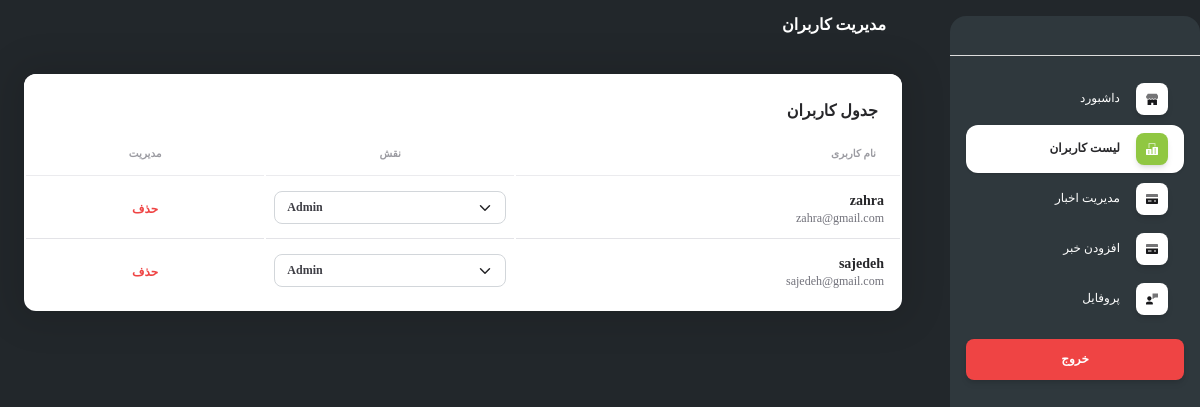
The page /pages/admin/users.php (signed in) on the database its author committed.
### tables this page shows
CREATE TABLE `users` (
  `id` int(11) NOT NULL,
  `username` varchar(50) NOT NULL,
  `password` varchar(255) NOT NULL,
  `email` varchar(100) NOT NULL,
  `is_online` tinyint(1) DEFAULT 0,
  `role` enum('admin','author','user') NOT NULL DEFAULT 'user'
);

### config/db.php (called while the page is built, shortened)
<?php
require_once 'config.php';
function db_query($query, $params = []) {
    global $conn;
    $stmt = $conn->prepare($query);
    if (!$stmt->execute()) {
        error_log("خطا در اجرای کوئری: " . $stmt->error);
        return null;
    }
    $result = $stmt->get_result();
    return $result && $result->num_rows > 0 ? $result->fetch_all(MYSQLI_ASSOC) : null;
}
?>

### pages/admin/users.php (the view, shortened to what this page needs)
<?php
require_once __DIR__ . '/../../config/config.php';
require_once __DIR__ . '/../../config/db.php';
$users = db_query("SELECT id, username, email, is_online, role FROM users");
?>
<!DOCTYPE html>
<html lang="fa" dir="rtl">
<head>
  <link href="https://demos.creative-tim.com/soft-ui-dashboard/assets/css/nucleo-icons.css" rel="stylesheet" />
  <link href="https://demos.creative-tim.com/soft-ui-dashboard/assets/css/nucleo-svg.css" rel="stylesheet" />
  <link id="pagestyle" href="../../assets/css/soft-ui-dashboard.css?v=1.1.0" rel="stylesheet" />
</head>
<body class="g-sidenav-show " style="background-color: #22272b;">
  <?php include 'sidebar.php'; ?>
  <main class="main-content position-relative max-height-vh-100 h-100 border-radius-lg ">
    <nav class="navbar navbar-main navbar-expand-lg px-0 mx-4 shadow-none border-radius-xl" id="navbarBlur" navbar-scroll="true">
      <div class="container-fluid py-1 px-3">
        <nav aria-label="breadcrumb">
          <h6 class="font-weight-bolder text-white mb-0">مدیریت کاربران</h6>
        </nav>
      </div>
    </nav>
    <div class="container-fluid py-4">
      <div class="row">
        <div class="col-12">
          <div class="card mb-4">
            <div class="card-header pb-0">
              <h6>جدول کاربران</h6>
            </div>
            <div class="card-body px-0 pt-0 pb-2">
              <div class="table-responsive p-0">
                <table class="table align-items-center mb-0">
                  <thead>
                    <tr>
                      <th class="text-uppercase text-secondary text-xxs font-weight-bolder opacity-7">نام کاربری</th>
                      <th class="text-center text-uppercase text-secondary text-xxs font-weight-bolder opacity-7">نقش</th>
                      <th class="text-center text-uppercase text-secondary text-xxs font-weight-bolder opacity-7">مدیریت</th>
                    </tr>
                  </thead>
                  <tbody>
                    <?php if ($users): ?>
                      <?php foreach ($users as $user): ?>
                        <tr>
                          <td>
                            <div class="d-flex px-2 py-1">
                              <div class="d-flex flex-column justify-content-center">
                                <h6 class="mb-0 text-sm"><?= htmlspecialchars($user['username']) ?></h6>
                                <p class="text-xs text-secondary mb-0"><?= htmlspecialchars($user['email']) ?></p>
                              </div>
                            </div>
                          </td>
                          <td class="align-middle text-center">
                            <?php if ($_SESSION['role'] === 'admin'): ?>
                              <form method="POST" action="users.php">
                                <select name="role" class="form-select text-xs font-weight-bold" style="direction: ltr;" onchange="this.form.submit()">
                                  <option value="admin" <?= $user['role'] == 'admin' ? 'selected' : '' ?>>Admin</option>
                                </select>
                              </form>
                            <?php else: ?>
                              <span class="text-secondary text-xs font-weight-bold"><?= htmlspecialchars($user['role']) ?></span>
                            <?php endif; ?>
                          </td>
                          <td class="align-middle text-center">
                            <?php if ($_SESSION['role'] === 'admin'): ?>
                              <form method="POST" style="display:inline;">
                                <button type="submit" name="delete_user" class="text-secondary font-weight-bold text-xs bg-transparent border-0 text-danger">
                                  حذف
                                </button>
                              </form>
                            <?php endif; ?>
                          </td>
                        </tr>
                      <?php endforeach; ?>
                    <?php else: ?>
                      <tr>
                        <td colspan="5" class="text-center">No users found.</td>
                      </tr>
                    <?php endif; ?>
                  </tbody>
                </table>
              </div>
            </div>
          </div>
        </div>
      </div>
    </div>
  </main>
</body>
</html>

### rows shown on the page
users: username "zahra", email "zahra@gmail.com", role "Admin"
users: username "sajedeh", email "sajedeh@gmail.com", role "Admin"
